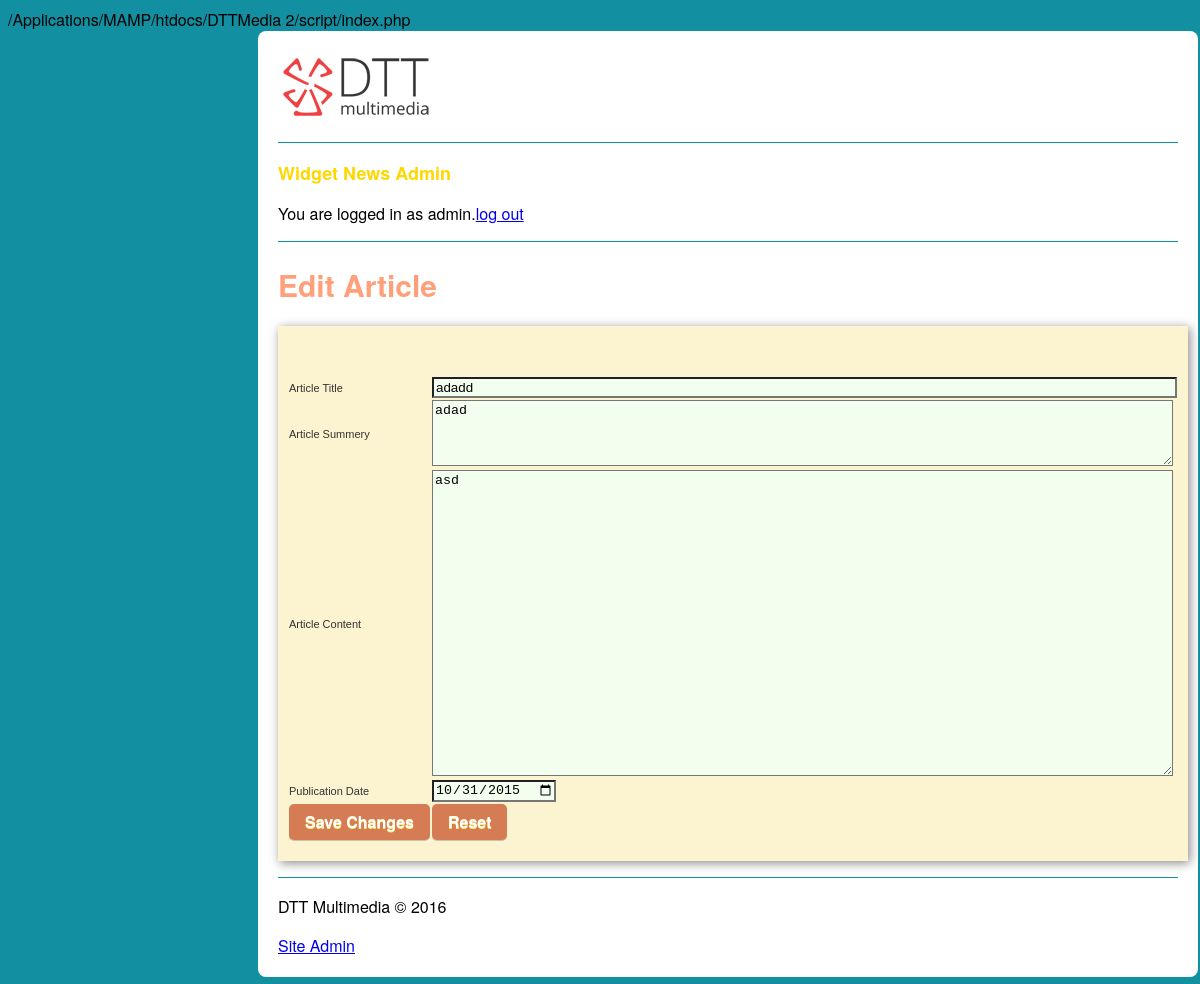
The app's page /script/articleEdit.php?id=6 with its own data.
### tables this page shows
CREATE TABLE `article` (
  `article_id` int(3) NOT NULL,
  `article_title` mediumtext NOT NULL,
  `article_summery` mediumtext NOT NULL,
  `article_content` longtext NOT NULL,
  `publication_date` date NOT NULL
);

### script/articleEdit.php (the view, shortened to what this page needs)
<?php
include_once('include/functions.php');
$id = $_GET['id'];
if(@$_GET['action'] =="save")
{
    $article_title = $_POST['article_title'];
    $article_summery = $_POST['article_summery'];
    $article_content = $_POST['article_content'];
    $publication_date = $_POST['publication_date'];
    $db = mysqli_connect(HOST, USER, PASSWORD, DATABASE);
    $query = "UPDATE `article` SET `article_title`='$article_title',`article_summery`='$article_summery',`article_content`='$article_content',`publication_date`='$publication_date' WHERE `article_id`='$id'";
    mysqli_query($db, $query);
    echo "article: $article_title is updated in the database";
    header("location: admin.php");
    exit ();
}
else {
    $db = mysqli_connect(HOST, USER, PASSWORD, DATABASE);
    $query = "SELECT * FROM `article` WHERE `article_id` = '$id'";
    $result = mysqli_query($db, $query);
    while ($rij = mysqli_fetch_array($result))
    {
        $id = $rij['article_id'];
        $article_title = $rij['article_title'];
        $article_summery = $rij['article_summery'];
        $article_content = $rij['article_content'];
        $publication_date = $rij['publication_date'];
    }
}
?>
<article id="tableArticle">
    <form name="articleNew" id="#admin_table" action="<?php echo $_SERVER['PHP_SELF'];?>?action=save&id=<?php echo $id; ?>" method="post">
        <table>
            <tr><td>Article Title</td><td><input type="text" name="article_title"  value="<?php echo $article_title; ?>" size="90"></tr>
            <tr><td>Article Summery</td><td><textarea name="article_summery" cols="90" rows="4"><?php echo $article_summery; ?></textarea></td></tr>
            <tr><td>Article Content</td><td><textarea name="article_content" cols="90" rows="20"><?php echo $article_content; ?> </textarea> </td></tr>
            <tr><td>Publication Date</td><td><input type="date" name="publication_date" value="<?php echo $publication_date; ?>" size="90"></td></tr>
            <tr>
                <td><input type="submit" class="button"  value="Save Changes"></td><td><input type="reset" class="button" name="Cancel"></td>
            </tr>
        </table>
    </form>
</article>

### script/css/style.css (style rules this page uses)
body { background-color: #1290A1; font-family: Helvetica Neue, Arial, sans-serif; }
input[type=text], [type=date], textarea { background-color: #F2FFEE; }
form { padding-top: 50px; padding-bottom: 20px; padding-left: 10px; background: #FCF3D0; width: 900px; box-shadow: 2px 2px 10px #888; }
table { text-align: left; font-family: verdana, arial, sans-serif; font-size: 11px; color: #333333; border-width: 1px; border-color: #3A3A3A; border-collapse: collapse; }
#tableArticle table td { background-color: #FCF3D0; }
table td { background-color: #ffffff; }
#tableArticle { color: #FCF3D0; text-align: left; width: 700px; font-family: verdana, arial, sans-serif; font-size: 11px; border-width: 1px; border-color: #3A3A3A; border-collapse: collapse; }
.button { box-shadow: rgba(1, 1, 1, 0.2) 0 1px 0 0; color: #fff; background-color: #D57C54; border-radius: 5px; -moz-border-radius: 5px; -webkit-border-radius: 5px; border: none; font-family: 'Helvetica Neue', Arial, sans-serif; font-size: 16px; font-weight: 700; height: 36px; padding: 4px 16px; text-shadow: #FE6 0 1px 0 }

### records on screen
article: article_title "adadd", article_summery "adad", article_content "asd", publication_date "10/31/2015"

### other values on screen
$description "Edit Article"
